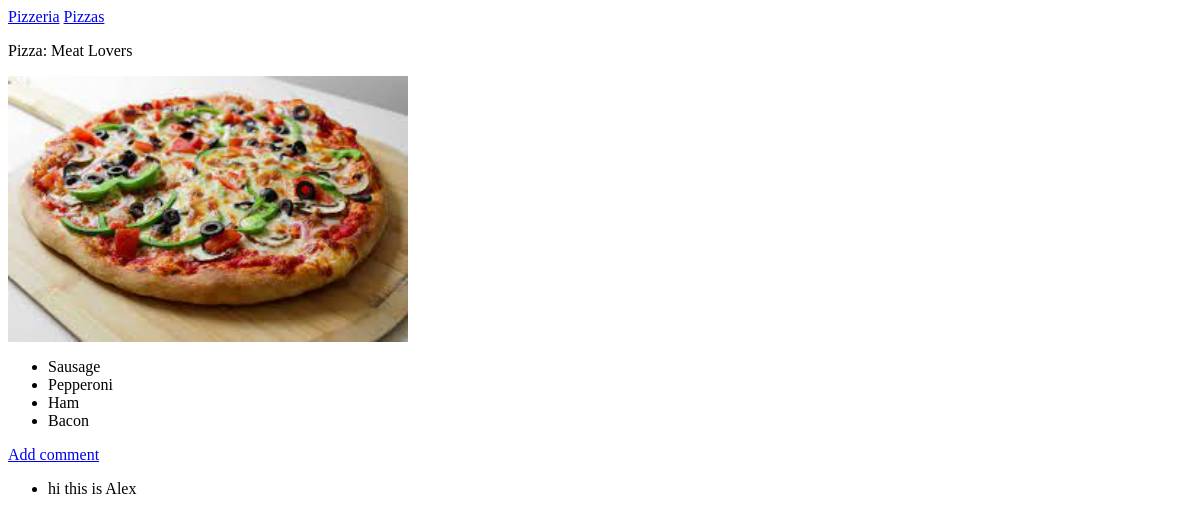
The page /pizza_options/4/ on the database as committed earlier.
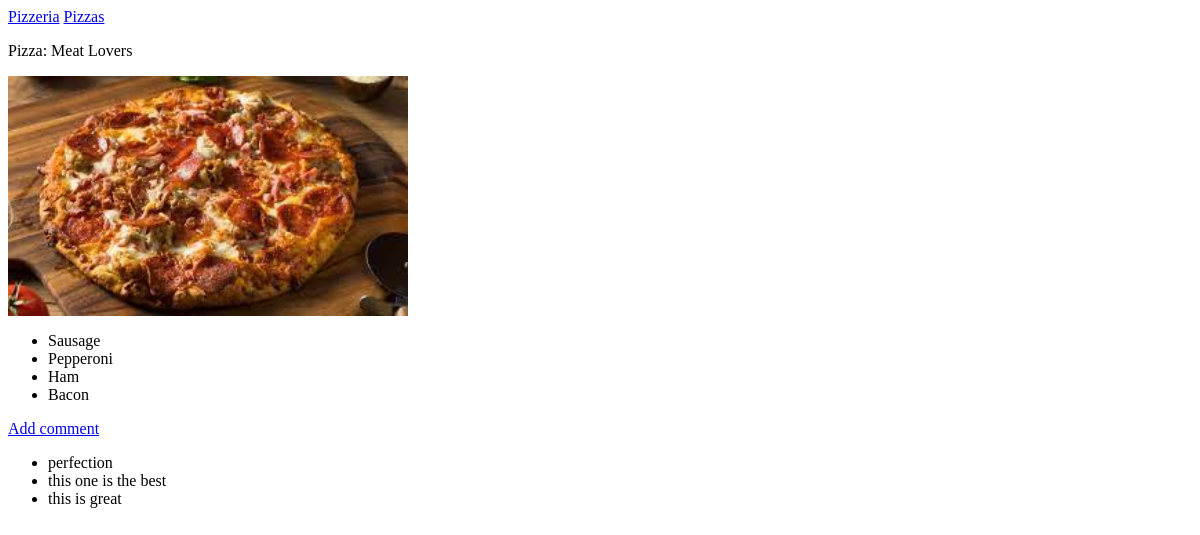
The same page on the database as committed later.
### pizzas/models.py (models this page shows, shortened)
class Pizza(models.Model):
    pizza_name = models.CharField(max_length=200)
    image = models.ImageField(upload_to="images/")
    def __str__(self):
        return self.pizza_name

class Topping(models.Model):
    pizza = models.ForeignKey(Pizza, on_delete=models.CASCADE)
    topping_name = models.CharField(max_length=200)

class Comment(models.Model):
    pizza = models.ForeignKey(Pizza, on_delete=models.CASCADE)
    comment = models.TextField(max_length=200)
    def __str__(self):
        return self.comment

### pizzas/views.py (the view)
# urls.py: path('pizza_options/<int:pizza_id>/',views.pizza, name ='pizza'),
def pizza(request,pizza_id):
    pizza = Pizza.objects.get(id=pizza_id)
    toppings = Topping.objects.filter(pizza=pizza)
    comment = pizza.comment_set.all()
    context = {'pizza':pizza, 'toppings':toppings, 'comment':comment}
    return render(request, 'pizzas/pizza.html', context)

### pizzas/templates/pizzas/pizza.html
{% extends "pizzas/base.html" %}
{% block content %}
<p> Pizza: {{ pizza }} </p>
<div>
     <img src="{{ pizza.image.url }}" width = 400 height=auto/>
</div>
<ul>
     {% for t in toppings %}
     <li> {{ t.topping_name }} </li>
     {% empty %}
     <li> There are no toppings for this pizza </li>
     {% endfor %}
</ul>
<a href="{% url 'pizzas:comments' pizza.id %}">Add comment</a>
<ul>
     {% for c in comment %}
     <li> {{ c }}</li>
     {% empty %}
     <li>No comments have been added.</li>
     {% endfor %}
</ul>
{% endblock content %}

### pizzas/templates/pizzas/base.html
<p>
    <a href="{% url 'pizzas:index' %}">Pizzeria</a>
    <a href="{% url 'pizzas:pizza_options' %}">Pizzas</a>
</p>
{% block content %}
{% endblock content %}

Rows that differ between the two databases and show on the page:
changed Pizza "Meat Lovers": image: a different picture
changed Comment: comment "hi this is Alex" → "perfection"
added Comment: comment "this one is the best"
added Comment: comment "this is great"
